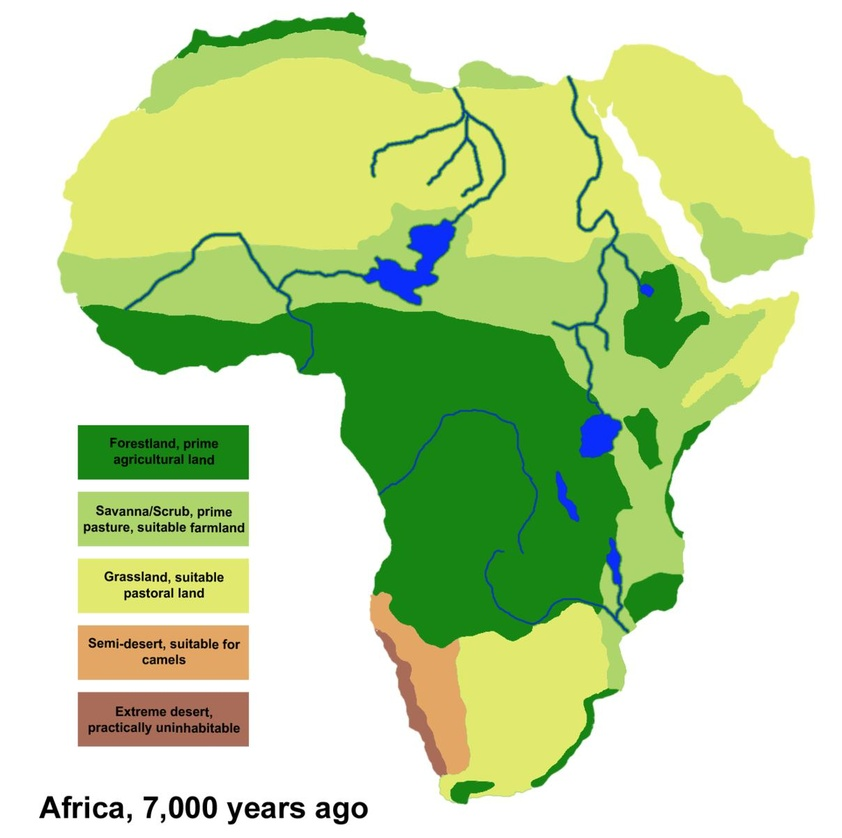
#> input picture raw/maps/africa/terrain_5000_bce.jpeg, 842 x 838 px, shrunk from 1208 x 1202 before the run
$ python blobs.py ../../../raw/maps/africa/terrain_5000_bce.jpeg
#> lines starting #> are read from the running program, lines starting #| are printed output that depends on the picture; after the words box and inside, x2 and y2 are one past the last pixel; in counts of white or black regions, pixels touching at a corner belong together
import sys, numpy as np
from PIL import Image
from scipy import ndimage
im=np.asarray(Image.open(sys.argv[1]).convert('RGB')).astype(int)
dark=(im.sum(2)<180)
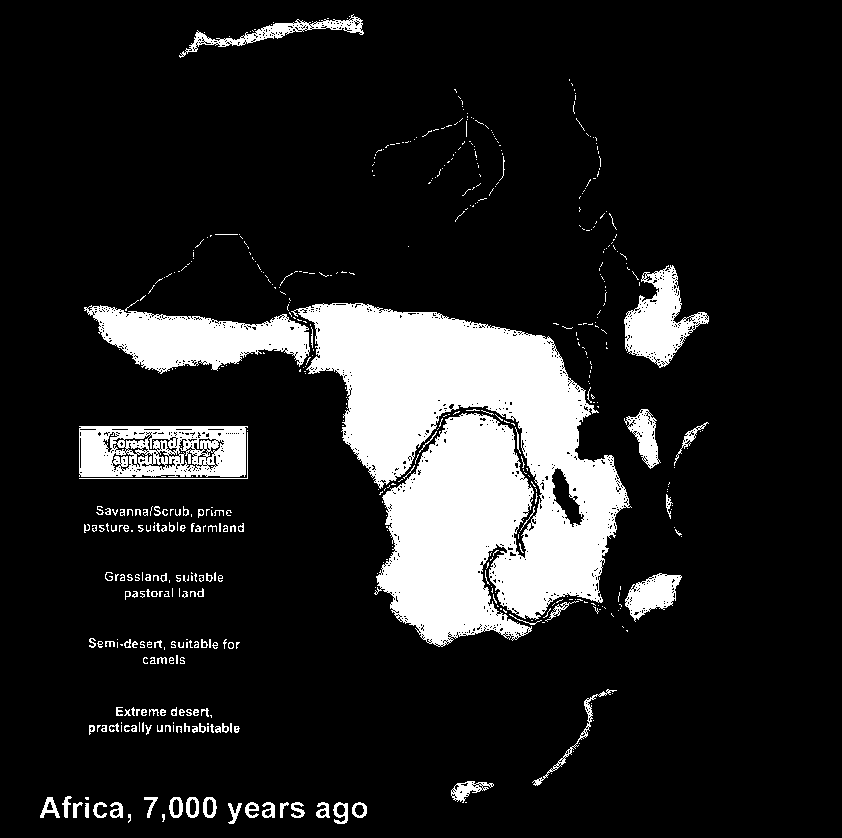
#> dark: shape (838, 842) bool; 13.9% white; 534 white regions (405 under 20 px), largest, box (x1, y1, x2, y2) and area: (291, 303, 632, 647) 65976, (84, 305, 310, 374) 8620, (79, 426, 248, 477) 6858
lab,n=ndimage.label(dark)
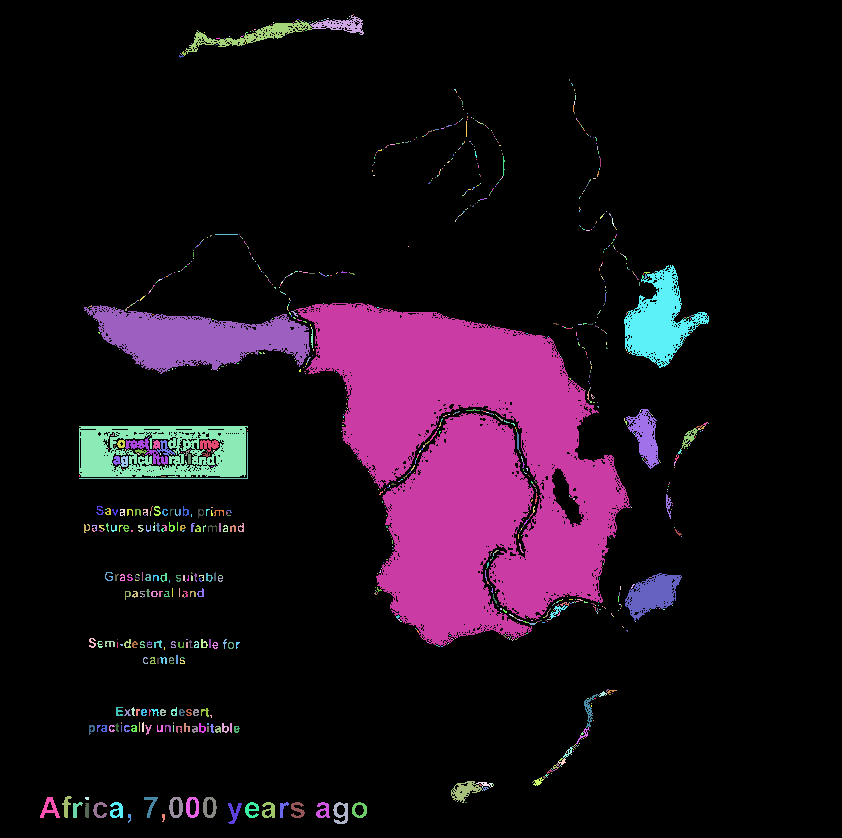
#> lab: shape (838, 842) int32; 1219 distinct labels, from 0 to 1218; one colour per label, 0 black
#> n = 1218
for i,sl in enumerate(ndimage.find_objects(lab),1):
    h=sl[0].stop-sl[0].start; w=sl[1].stop-sl[1].start
    area=(lab[sl]==i).sum()
    if area>60 and 10<=w<=40 and 10<=h<=40 and area/(w*h)>0.35:
        cy,cx=ndimage.center_of_mass(lab==i)
        print(round(cx/1.5023),round(cy/1.5023),int(cx),int(cy),w,h,area)
#> this loop made 1218 passes
#> (h, w, area, cy, cx) on passes 625, 651, 1181, 1194, 1195, 1198, 1199, 1200, 1204, 1205, 1206, 1207: (21, 16, 123, 437, 688.9), (12, 19, 141, 444.4, 208.7), (22, 31, 324, 790.1, 464.3), (22, 10, 102, 805.7, 66.05), (21, 20, 183, 807.8, 49.42), (21, 14, 159, 806.9, 175.7), (21, 13, 159, 806.9, 191.9), (21, 14, 162, 807, 209.1), (16, 10, 76, 808.7, 75.55), (16, 14, 101, 809.6, 98.96), (16, 13, 128, 809.9, 116.6), (16, 14, 125, 809.4, 251.3)
#> (h, w, area) on passes 2, 11: (20, 54, 437), (34, 126, 1013)
#| 459 291 688 437 16 21 123
#| 139 296 208 444 19 12 141
#| 309 526 464 790 31 22 324
#| 44 536 66 805 10 22 102
#| 33 538 49 807 20 21 183
#| 117 537 175 806 14 21 159
#| 128 537 191 806 13 21 159
#| 139 537 209 806 14 21 162
#> (further printed lines are left out)

$ run again, on raw/maps/africa/terrain_series.png
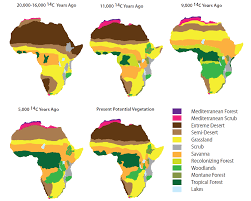
#> input picture raw/maps/africa/terrain_series.png, 251 x 201 px
#> `dark=(im.sum(2)<180)`:
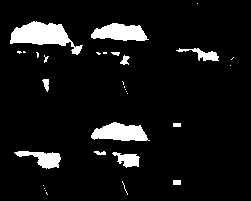
#> dark: shape (201, 251) bool; 7.7% white; 31 white regions (19 under 20 px), largest, box (x1, y1, x2, y2) and area: (10, 21, 83, 55) 1162, (91, 122, 150, 141) 765, (91, 23, 149, 41) 727
#> `lab,n=ndimage.label(dark)`:
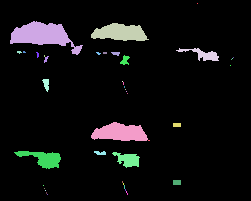
#> lab: shape (201, 251) int32; 43 distinct labels, from 0 to 42; one colour per label, 0 black
#> n = 42
#> the loop `for i,sl in enumerate(ndimage.find_objects(lab),1):` made 42 passes
#> (h, w, area, cy, cx) on pass 30: (16, 28, 256, 159.1, 127.5)
#> (printed output is left out)
